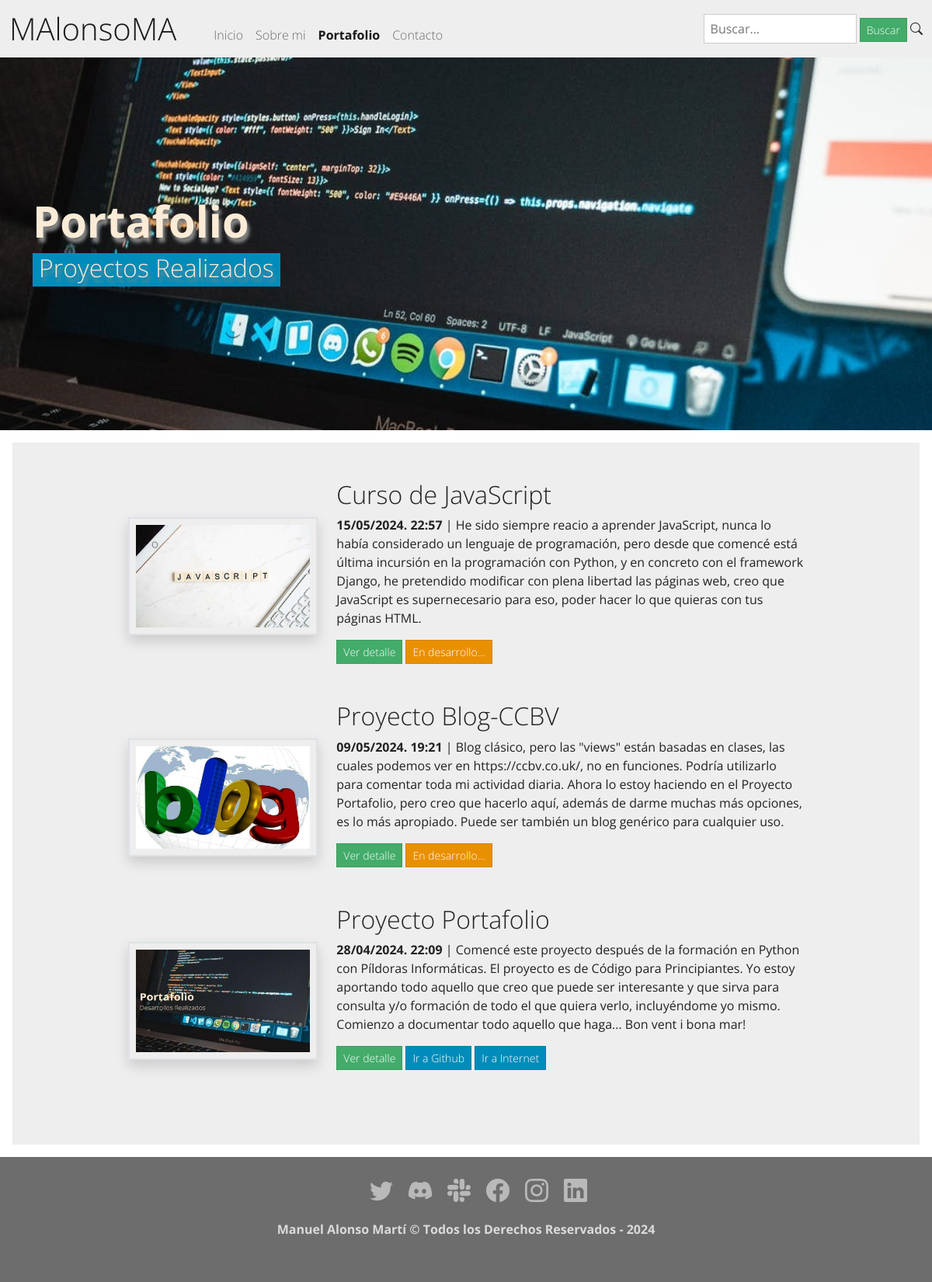
The page /portfolio/ on the database its author committed.
### portfolio/models.py (models this page shows, shortened)
class Project(models.Model):
    title = models.CharField(max_length=150, verbose_name='Título')
    description = models.TextField(validators=[MaxLengthValidator(400)], verbose_name='Descripción')
    detalle = RichTextField(verbose_name='Detalle')
    image = models.ImageField(default='default.jpg',upload_to=profile_picture_path, verbose_name='Imagen')
    pie = models.CharField(max_length=100, blank=True, null=True, verbose_name='pie')
    autor = models.CharField(max_length=100, blank=True, null=True, verbose_name='autor')
    link = models.URLField(max_length=180, blank=True, null=True, verbose_name='Enlace Github')
    link_i = models.URLField(max_length=180, blank=True, null=True, verbose_name='Enlace Web')
    created = models.DateTimeField(auto_now_add=True, verbose_name='Fecha Creación')
    updated = models.DateTimeField(auto_now=True, verbose_name='Fecha Modificación')
    class Meta:
        verbose_name = 'proyecto'
        verbose_name_plural = 'proyectos'
        ordering = ['-created']

### portfolio/views.py (the view)
# urls.py: path('portfolio/', portfolio_views.portfolio, name='portfolio'),
def portfolio(request):
    projects = Project.objects.all()
    return render(request, 'portfolio/portfolio.html', {'projects':projects})

### redsocial/processors.py (called while the page is built)
def ctx_dict(request):
    ctx = {}
    links = Link.objects.all()
    for link in links:
        ctx[link.key] = link.url
    return ctx

### portfolio/templates/portfolio/portfolio.html (shortened to what this page needs)
{% extends 'core/base.html' %}
{% block image-header %} portfolio {% endblock %}
{% block title-header %}
<div>
    <h1 class="display-4 fw-bold">Portafolio</h1>
</div>
<div>
    <h3 class="fs-2 bg-primary d-inline-block px-2 pb-1">Proyectos Realizados</h3>
</div>
{% endblock %}
{% load static %}
{% block content %}
{% for project in projects %}
    <div class="row project mb-5">
        <div class="col-lg-3 col-md-4 offset-lg-1">
            <img class="img-fluid mt-5 border border-2 shadow p-2" src="{{ project.image.url }}" alt="">
        </div>
        <div class="col-lg-7 col-md-8">
            <h2 class="section-heading title">{{ project.title }}</h2>
            <p><strong>{{project.created | date:"d/m/Y. H:i"}}</strong> | {{ project.description }}</p>
            <a class="btn btn-sm btn-success" href={% url 'detail_project' project.id %}>Ver detalle</a>
            {% if project.link %}
                <a class="btn btn-sm btn-primary" href="{{ project.link }}" target='_blank'>Ir a Github</a>
                <a class="btn btn-sm btn-primary" href="{{ project.link_i }}" target='_blank'>Ir a Internet</a>
            {% else %}
                <a class="btn btn-sm btn-warning">En desarrollo...</a>
            {% endif %}
        </div>
    </div>
{% endfor %}
{% endblock %}

### rows shown on the page
Project: image (picture), title "Curso de JavaScript", created "15/05/2024. 22:57", description "He sido siempre reacio a aprender JavaScript, nunca lo había considerado un lenguaje de programación, pero desde que comencé está última incursión en la programación con Python, y en concreto con el framework Django, he pretendido modificar con plena libertad las páginas web, creo que JavaScript es supernecesario para eso, poder hacer lo que quieras con tus páginas HTML.", shows "En desarrollo..."
Project: image (picture), title "Proyecto Blog-CCBV", created "09/05/2024. 19:21", description "Blog clásico, pero las \"views\" están basadas en clases, las cuales podemos ver en https://ccbv.co.uk/, no en funciones. Podría utilizarlo para comentar toda mi actividad diaria. Ahora lo estoy haciendo en el Proyecto Portafolio, pero creo que hacerlo aquí, además de darme muchas más opciones, es lo más apropiado. Puede ser también un blog genérico para cualquier uso.", shows "En desarrollo..."
Project: image (picture), title "Proyecto Portafolio", created "28/04/2024. 22:09", description "Comencé este proyecto después de la formación en Python con Píldoras Informáticas. El proyecto es de Código para Principiantes. Yo estoy aportando todo aquello que creo que puede ser interesante y que sirva para consulta y/o formación de todo el que quiera verlo, incluyéndome yo mismo. Comienzo a documentar todo aquello que haga... Bon vent i bona mar!"
